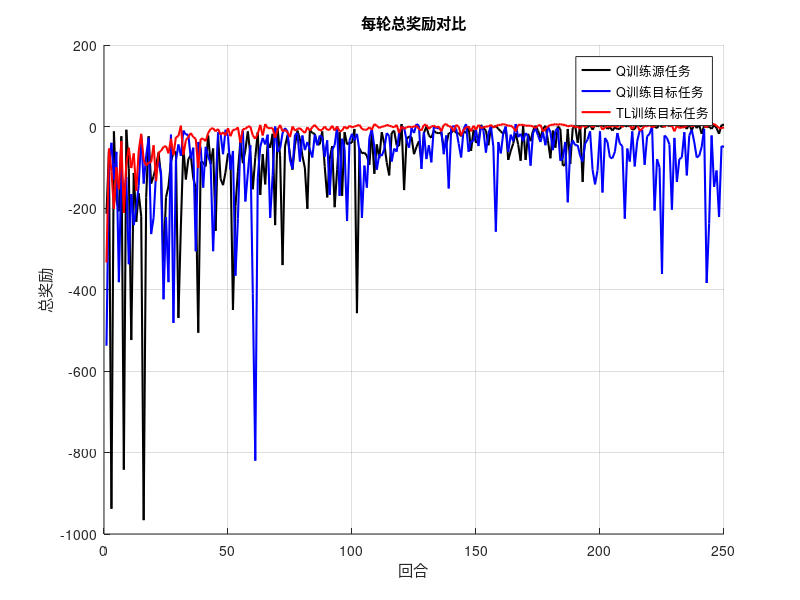
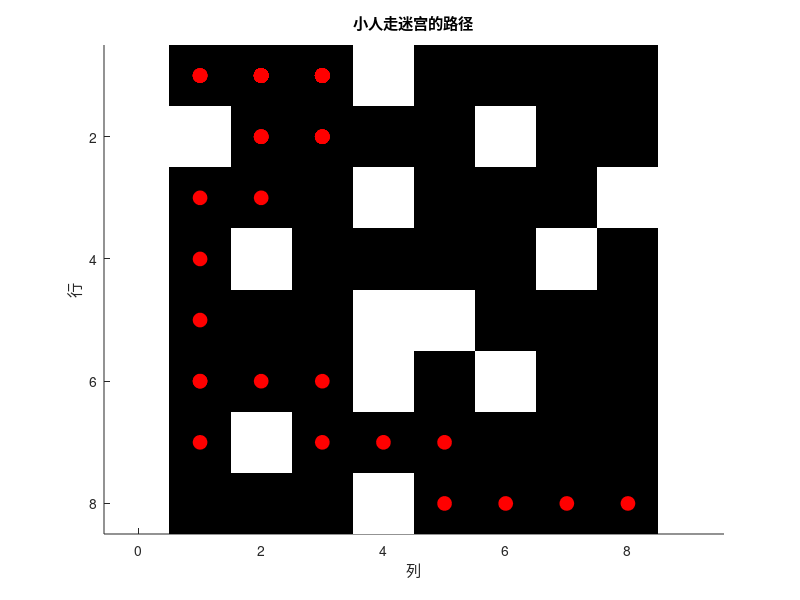

Reproduce these figures in MATLAB, in order.
clear; clc; close all;

% 设置随机数种子
rng(1);

% 定义第一个迷宫（源任务）
maze1 =[0 0 0 1 0 0 0 0;
        1 0 0 0 0 1 0 0;
        0 0 0 1 0 0 0 1;
        0 1 0 0 0 0 1 0;
        0 0 1 0 1 0 0 0;
        0 0 0 0 0 1 0 0;
        0 1 0 0 0 0 1 0;
        0 0 0 1 0 0 0 0];

% 定义第二个迷宫（目标任务）
maze2 =[0 0 0 1 0 0 0 0;
        1 0 0 0 0 1 0 0;
        0 0 0 1 0 0 0 1;
        0 1 0 0 0 0 1 0;
        0 0 0 1 1 0 0 0;
        0 0 0 1 0 1 0 0;
        0 1 0 0 0 0 0 0;
        0 0 0 1 0 0 0 0];

numRows1 = size(maze1, 1);
numCols1 = size(maze1, 2);
numStates1 = numRows1 * numCols1;

numRows2 = size(maze2, 1);
numCols2 = size(maze2, 2);
numStates2 = numRows2 * numCols2;

% Q-Learning 参数
numEpisodes = 250;  % 训练回合数
gamma = 0.9;         % 折扣因子
alpha = 0.1;         % 学习率
epsilon = 1;         % 探索率（初始高探索）

% 初始化 Q 表（源任务和目标任务）
Q1 = zeros(numStates1, 4); % 源任务的 Q 表
Q2 = zeros(numStates2, 4); % 目标任务的 Q 表1
Q3 = zeros(numStates2, 4); % 目标任务的 Q 表2

% 用于记录每轮总奖励
totalRewards1 = zeros(numEpisodes, 1);
totalRewards2 = zeros(numEpisodes, 1);
totalRewards3 = zeros(numEpisodes, 1);

% 定义动作
actions = [ -1, 0;  % 上
             1, 0;  % 下
             0, -1; % 左
             0, 1]; % 右

%% Q训练源任务
for episode = 1:numEpisodes
    % 初始化状态
    state = 1;  % 从(1,1)开始
    totalReward = 0; % 初始化每轮总奖励
    
    while true
        % 选择动作
        if rand < epsilon
            action = randi(4); % 探索
        else
            [~, action] = max(Q1(state, :)); % 利用
        end

        % 计算新状态
        [row, col] = ind2sub([numRows1, numCols1], state);
        newRow = row + actions(action, 1);
        newCol = col + actions(action, 2);
        
        % 检查新状态是否有效
        if newRow >= 1 && newRow <= numRows1 && newCol >= 1 && newCol <= numCols1 && maze1(newRow, newCol) == 0
            newState = sub2ind([numRows1, numCols1], newRow, newCol);
        else
            newState = state; % 如果无效，保持在当前状态
        end

        % 奖励设定
        reward = (newState == numStates1) * 20; % 到达终点奖励20
        if newState ~= state
            reward = reward - 1; % 每次有效移动给予-1的惩罚
        end
        
        totalReward = totalReward + reward; % 累加总奖励
        
        % 更新 Q 值
        Q1(state, action) = Q1(state, action) + alpha * (reward + gamma * max(Q1(newState, :)) - Q1(state, action));

        % 更新状态
        state = newState;

        if state == numStates1
            break; % 到达终点，结束回合
        end
    end
    
    totalRewards1(episode) = totalReward; % 记录每轮总奖励

    % 随着训练进展逐步减少 epsilon
    epsilon = max(0.1, epsilon * 0.99); % 保证 epsilon 不小于 0.1
end

% 打印学习到的源任务 Q 表
disp('Q训练源任务 Q表:');
disp(Q1);

%% Q训练目标任务
for episode = 1:numEpisodes
    % 初始化状态
    state = 1;  % 从(1,1)开始
    totalReward = 0; % 初始化每轮总奖励
    
    while true
        % 选择动作
        if rand < epsilon
            action = randi(4); % 探索
        else
            [~, action] = max(Q2(state, :)); % 利用
        end

        % 计算新状态
        [row, col] = ind2sub([numRows1, numCols1], state);
        newRow = row + actions(action, 1);
        newCol = col + actions(action, 2);
        
        % 检查新状态是否有效
        if newRow >= 1 && newRow <= numRows1 && newCol >= 1 && newCol <= numCols1 && maze1(newRow, newCol) == 0
            newState = sub2ind([numRows1, numCols1], newRow, newCol);
        else
            newState = state; % 如果无效，保持在当前状态
        end

        % 奖励设定
        reward = (newState == numStates1) * 20; % 到达终点奖励20
        if newState ~= state
            reward = reward - 1; % 每次有效移动给予-1的惩罚
        end
        
        totalReward = totalReward + reward; % 累加总奖励
        
        % 更新 Q 值
        Q2(state, action) = Q2(state, action) + alpha * (reward + gamma * max(Q2(newState, :)) - Q2(state, action));

        % 更新状态
        state = newState;

        if state == numStates1
            break; % 到达终点，结束回合
        end
    end
    
    totalRewards2(episode) = totalReward; % 记录每轮总奖励

    % 随着训练进展逐步减少 epsilon
    epsilon = max(0.1, epsilon * 0.99); % 保证 epsilon 不小于 0.1
end

% 打印学习到的源任务 Q 表
disp('Q训练源任务 Q表:');
disp(Q2);

%% 迁移学习到目标任务
% 利用源任务的 Q 表初始化目标任务的 Q 表
% 将源任务 Q 表的 Q 值根据目标任务的状态映射进行转移
Q3 = Q1;

% 训练目标任务
epsilon = 1; % 重新设置 epsilon

for episode = 1:numEpisodes
    % 初始化状态
    state = 1;  % 从(1,1)开始
    totalReward = 0; % 初始化每轮总奖励
    
    while true
        % 选择动作
        if rand < epsilon
            action = randi(4); % 探索
        else
            [~, action] = max(Q3(state, :)); % 利用
        end

        % 计算新状态
        [row, col] = ind2sub([numRows2, numCols2], state);
        newRow = row + actions(action, 1);
        newCol = col + actions(action, 2);
        
        % 检查新状态是否有效
        if newRow >= 1 && newRow <= numRows2 && newCol >= 1 && newCol <= numCols2 && maze2(newRow, newCol) == 0
            newState = sub2ind([numRows2, numCols2], newRow, newCol);
        else
            newState = state; % 如果无效，保持在当前状态
        end

        % 奖励设定
        reward = (newState == numStates2) * 20; % 到达终点奖励20
        if newState ~= state
            reward = reward - 1; % 每次有效移动给予-1的惩罚
        end
        
        totalReward = totalReward + reward; % 累加总奖励
        
        % 更新 Q 值
        Q3(state, action) = Q3(state, action) + alpha * (reward + gamma * max(Q3(newState, :)) - Q3(state, action));

        % 更新状态
        state = newState;

        if state == numStates2
            break; % 到达终点，结束回合
        end
    end
    
    totalRewards3(episode) = totalReward; % 记录每轮总奖励

    % 随着训练进展逐步减少 epsilon
    epsilon = max(0.1, epsilon * 0.99); % 保证 epsilon 不小于 0.1
end

% 打印学习到的目标任务 Q 表
disp('Q训练目标任务 Q表:');
disp(Q3);

% 从起点到终点找到最佳路径
path = [];
state = 1; % 从(1,1)开始
while state ~= numStates2
    path = [path; state]; % 记录路径
    [~, action] = max(Q2(state, :)); % 选择最优动作

    % 获取当前的行和列
    [row, col] = ind2sub([numRows2, numCols2], state);
    newRow = row + actions(action, 1); % 计算新行
    newCol = col + actions(action, 2); % 计算新列

    % 检查新状态是否有效
    if newRow >= 1 && newRow <= numRows2 && newCol >= 1 && newCol <= numCols2 && maze2(newRow, newCol) == 0
        state = sub2ind([numRows2, numCols2], newRow, newCol); % 更新状态
    else
        % 如果无效，选择一个随机有效动作
        validActions = [];
        for a = 1:4
            testRow = row + actions(a, 1);
            testCol = col + actions(a, 2);
            if testRow >= 1 && testRow <= numRows2 && testCol >= 1 && testCol <= numCols2 && maze2(testRow, testCol) == 0
                validActions = [validActions; a];
            end
        end
        if ~isempty(validActions)
            action = validActions(randi(length(validActions))); % 随机选择一个有效动作
            state = sub2ind([numRows2, numCols2], row + actions(action, 1), col + actions(action, 2));
        else
            disp('无有效动作，保持当前状态。');
        end
    end
end
path = [path; state]; % 添加终点到路径

% 打印路径
disp('从起点到终点的最佳路径状态:');
disp(path);

%% 可视化每轮总奖励
figure;
hold on;  % 保持当前图形，使得后续的曲线可以绘制在同一张图上

% 绘制三条曲线，分别使用不同的颜色
plot(totalRewards1, 'k', 'LineWidth', 1.5); % 'k'表示黑色
plot(totalRewards2, 'b', 'LineWidth', 1.5); % 'b'表示蓝色
plot(totalRewards3, 'r', 'LineWidth', 1.5); % 'r'表示红色

% 添加标题和标签
title('每轮总奖励对比');
xlabel('回合');
ylabel('总奖励');

% 添加图例，标明不同曲线的意义
legend('Q训练源任务', 'Q训练目标任务', 'TL训练目标任务');

grid on;  % 显示网格
hold off; % 释放当前图形

%% 可视化小人走迷宫的路径
figure;
hold on;
% 绘制目标任务的迷宫
imagesc(maze2 == 1); % 绘制障碍物
colormap(gray);
axis equal;
set(gca, 'YDir', 'reverse'); % 设置Y轴方向为反向
title('小人走迷宫的路径');
xlabel('列');
ylabel('行');

% 在路径上绘制小人
for i = 1:length(path)
    [row, col] = ind2sub([numRows2, numCols2], path(i));
    plot(col, row, 'ro', 'MarkerSize', 10, 'MarkerFaceColor', 'r'); % 绘制小人
    pause(0.5); % 暂停0.5秒以显示每一步
end

hold off;
